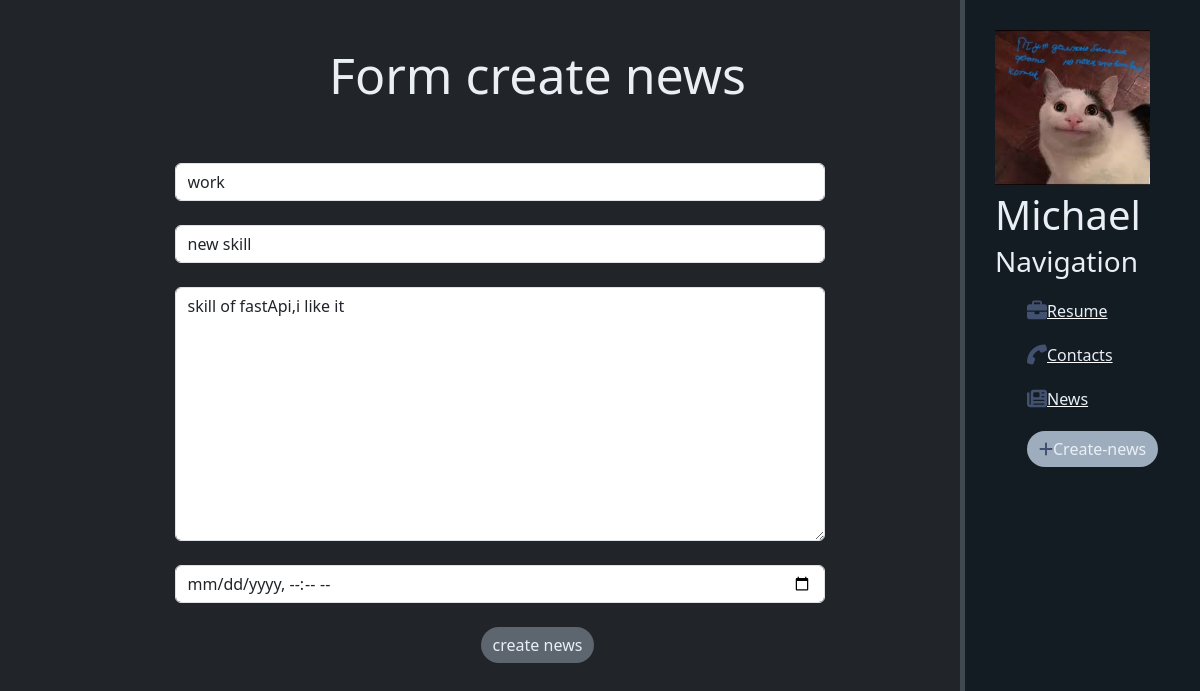
The page /news/6/update on the database its author committed.
### news/models.py (models this page shows, shortened)
class Artiles(models.Model):
    title = models.CharField('Name' , max_length=50)
    anons = models.CharField('Anons', max_length=200)
    full_text = models.TextField('Article')
    date = models.DateTimeField('Data')
    class Meta:
        verbose_name = "piece of news"
        verbose_name_plural = "news"

### news/views.py (the view)
# urls.py: path('<int:pk>/update', views.NewsUpdateView.as_view(),name="news_up"),
class NewsUpdateView(UpdateView):
    model = Artiles
    template_name = 'news/create.html'
    form_class= ArtilesForm

### news/forms.py
class ArtilesForm(ModelForm):
    class Meta:
        model = Artiles
        fields = ['title',"anons",'full_text','date']
        widgets ={
            "title": TextInput(attrs={
                'class': "form-control",
                'placeholder':"name of news"
            }),
            "anons": TextInput(attrs={
                'class': "form-control",
                'placeholder': "anons"
            }),
            "full_text": Textarea(attrs={
                'class': "form-control",
                'placeholder': "text"
            }),
            "date": DateTimeInput(attrs={
                'class': "form-control",
                "type": 'datetime-local',
                'placeholder': "date of publication",
            }),
        }

### news/templates/news/create.html (shortened to what this page needs)
{% extends "main/layout.html" %}
{% block content %}
    <div class="features">
         <h1>Form create news</h1>
            <div class='center'>
                <form method="post">
                    {{ form.title }}<br>
                    {{ form.anons }}<br>
                    {{ form.full_text }}<br>
                    {{ form.date }}<br>
            </div>
             <button class="btn custom-btn-bg rounded-pill" type="submit">create news</button>
    </div>
{% endblock %}

### main/static/main/css/main.css (style rules this page uses)
body { background: #212529; }
main .features { float: left; color:#e9eff5; margin-top: 100px; text-align: center; width: 75%; }
main .features h1 { font-size:50px; margin-top: -55px;margin-left: 175px; color: #e9eff5; }
form { margin-left: 11%; width: 650px; margin-top: 50px; }
.custom-btn-bg { background-color: #5D666F; color: #e9eff5; border: none; margin-left: 175px; }
.center { display: flex; justify-content: center; align-items: center; flex-direction: column; text-align: center; }

### rows shown on the page
Artiles: title "work", anons "new skill", full_text "skill of fastApi,i like it"
